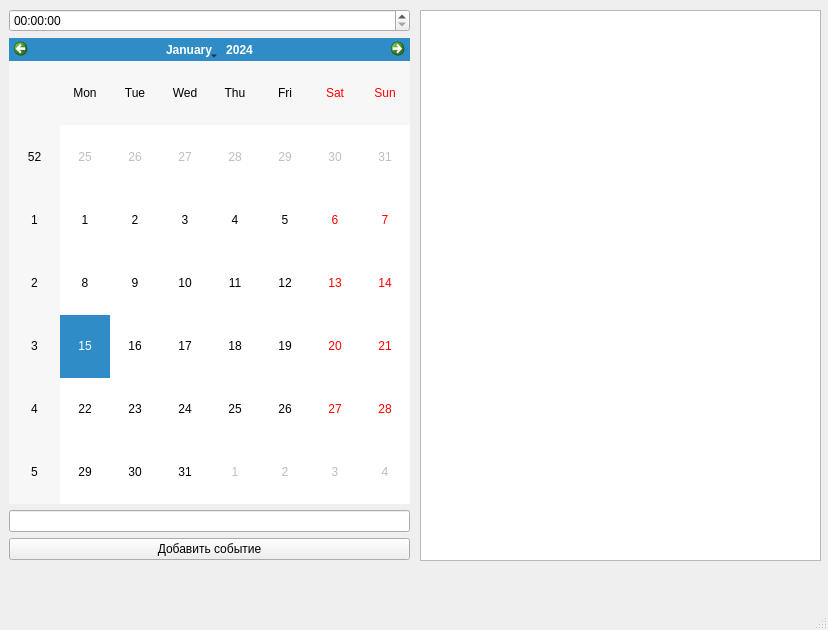
<?xml version="1.0" encoding="UTF-8"?>
<ui version="4.0">
 <class>MainWindow</class>
 <widget class="QMainWindow" name="MainWindow">
  <property name="geometry">
   <rect>
    <x>0</x>
    <y>0</y>
    <width>828</width>
    <height>630</height>
   </rect>
  </property>
  <property name="windowTitle">
   <string>MainWindow</string>
  </property>
  <widget class="QWidget" name="centralwidget">
   <widget class="QWidget" name="verticalLayoutWidget">
    <property name="geometry">
     <rect>
      <x>9</x>
      <y>9</y>
      <width>401</width>
      <height>551</height>
     </rect>
    </property>
    <layout class="QVBoxLayout" name="verticalLayout">
     <item>
      <widget class="QTimeEdit" name="timeEdit"/>
     </item>
     <item>
      <widget class="QCalendarWidget" name="cal"/>
     </item>
     <item>
      <widget class="QLineEdit" name="lineEdit"/>
     </item>
     <item>
      <widget class="QPushButton" name="pushButton">
       <property name="text">
        <string>Добавить событие</string>
       </property>
      </widget>
     </item>
    </layout>
   </widget>
   <widget class="QListWidget" name="listWidget">
    <property name="geometry">
     <rect>
      <x>420</x>
      <y>10</y>
      <width>401</width>
      <height>551</height>
     </rect>
    </property>
   </widget>
  </widget>
  <widget class="QMenuBar" name="menubar">
   <property name="geometry">
    <rect>
     <x>0</x>
     <y>0</y>
     <width>828</width>
     <height>26</height>
    </rect>
   </property>
  </widget>
  <widget class="QStatusBar" name="statusbar"/>
 </widget>
 <resources/>
 <connections/>
 <buttongroups>
  <buttongroup name="buttonGroup"/>
  <buttongroup name="buttonGroup_4"/>
  <buttongroup name="buttonGroup_3"/>
  <buttongroup name="buttonGroup_2"/>
 </buttongroups>
</ui>
